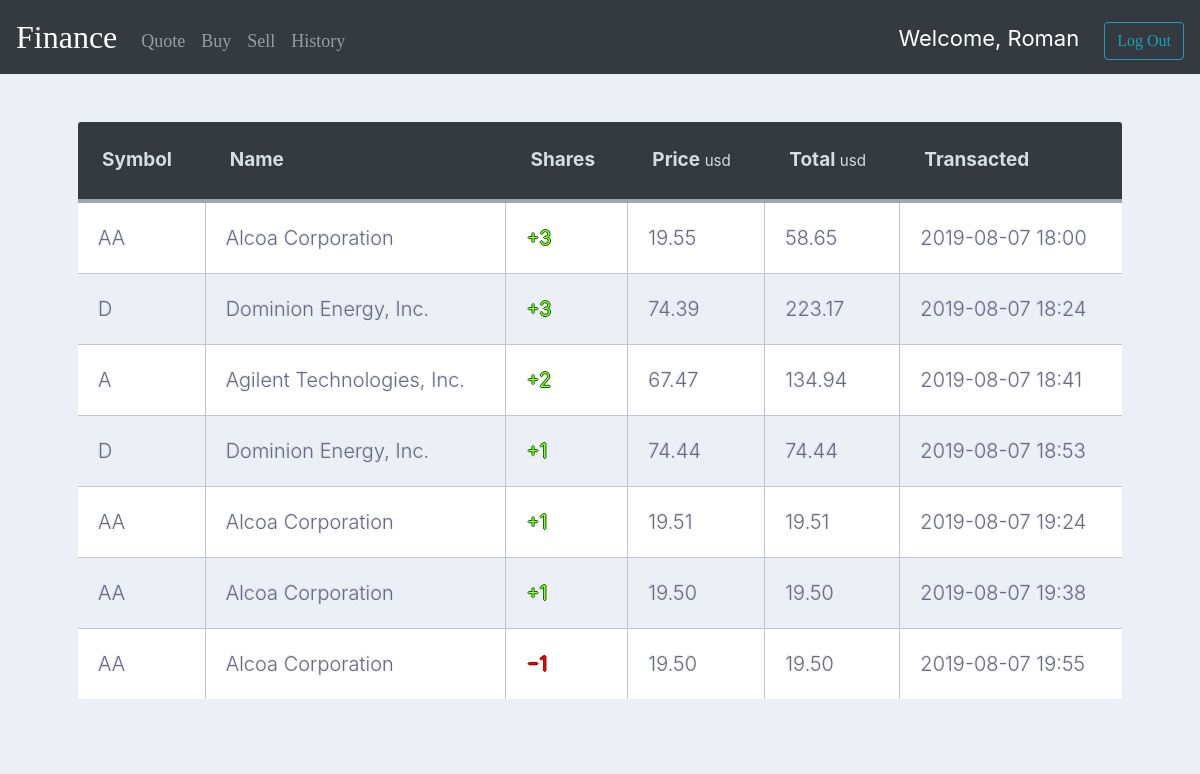
The app's page /history (signed in), older data.
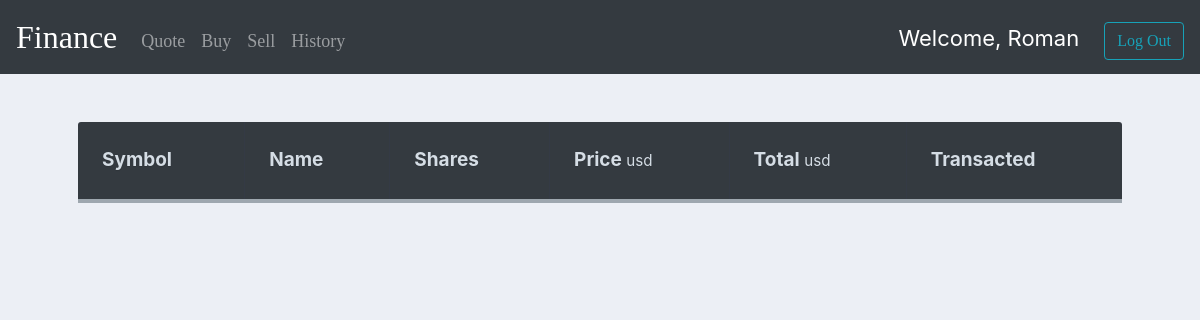
The same page, newer data.
### model.py (models this page shows, shortened)
class User(UserMixin, db.Model):
    id = db.Column(db.Integer, primary_key=True)
    username = db.Column(db.String(10), unique=True, nullable=False)
    password = db.Column(db.String(30), unique=True, nullable=False)
    cash = db.Column(db.Float)
    shares = db.relationship('Share', backref='owner')
    history = db.relationship('History', backref='owner')

class History(db.Model):
    id = db.Column(db.Integer, primary_key=True)
    symbol = db.Column(db.String(10), nullable=False)
    name = db.Column(db.String(10), nullable=False)
    number = db.Column(db.Integer, nullable=False)
    price = db.Column(db.Float, nullable=False)
    total = db.Column(db.Float, nullable=False)
    transacted = db.Column(db.String, nullable=False)
    status = db.Column(db.String, nullable=False)
    owner_id = db.Column(db.Integer, db.ForeignKey('user.id'))

### view.py (the view)
@app.route('/history', methods=['GET', 'POST'])
def history():
    user = User.query.filter_by(username=session['user_name']).first()
    return render_template('history.html', history=user.history)

### helper.py (called while the page is built)
def format_value_float(value):
    value = float(value)
    return f"{value:,.2f}"

### view.py (called while the page is built)
@login_manager.user_loader
def load_user(user_id):
    return User.query.get(int(user_id))

### templates/history.html (shortened to what this page needs)
{% extends 'base.html' %}
{% block main %}
    <div>
        <table style="width: 100%">
            <tr style="text-align:left">
                <th style="font-weight:bold">Symbol</th>
                <th style="font-weight:bold">Name</th>
                <th style="font-weight:bold">Shares</th>
                <th style="font-weight:bold">Price
                    <small>usd</small>
                </th>
                <th style="font-weight:bold">Total
                    <small>usd</small>
                </th>
                <th style="font-weight:bold">Transacted</th>
            </tr>
            {% for item in history %}
                <tr>
                    <td>{{ item.symbol }}</td>
                    <td>{{ item.name }}</td>
                    {% if item.status == 'bought' %}
                        <td id="color_buy">&plus;{{ item.number }}</td>
                    {% else %}
                        <td id="color_sell">&minus;{{ item.number }}</td>
                    {% endif %}
                    <td>{{ format_value_float(item.price) }}</td>
                    <td>{{ format_value_float(item.total) }}</td>
                    <td>{{ item.transacted }}</td>
                </tr>
            {% endfor %}
        </table>
    </div>
{% endblock %}

### templates/base.html (shortened to what this page needs)
<!DOCTYPE html>
<html lang="en">
<head>
	<link rel="stylesheet" type="text/css" href="/static/css/util.css">
	<link rel="stylesheet" type="text/css" href="/static/css/main.css">
    <link href="https://maxcdn.bootstrapcdn.com/bootstrap/4.1.3/css/bootstrap.min.css" rel="stylesheet">
    <link href="/static/styles.css" rel="stylesheet">
    <link href="/static/login.css" rel="stylesheet">
    <link rel="stylesheet" href="https://cdnjs.cloudflare.com/ajax/libs/font-awesome/4.7.0/css/font-awesome.css"/>
    <link rel="stylesheet" href="https://stackpath.bootstrapcdn.com/bootstrap/4.1.1/css/bootstrap.min.css"
/>
    <link rel="stylesheet" href="https://stackpath.bootstrapcdn.com/bootstrap/4.3.1/css/bootstrap.min.css"
>
</head>
<body>
<nav class="navbar navbar-expand-lg navbar-dark bg-dark">
    <a class="navbar-brand" href="{{ url_for('index') }}">Finance</a>
    <div class="collapse navbar-collapse" id="navbarSupportedContent">
        {% if session.user_name %}
            <ul class="navbar-nav mr-auto mt-2">
                <li class="nav-item"><a class="nav-link" href="/quote">Quote</a></li>
                <li class="nav-item"><a class="nav-link" href="/buy">Buy</a></li>
                <li class="nav-item"><a class="nav-link" href="/sell">Sell</a></li>
                <li class="nav-item"><a class="nav-link" href="/history">History</a></li>
            </ul>
            <ul class="navbar-nav ml-auto mt-2">
                <li class="welcome">Welcome, {{ session.user_name }}</li>
                <li class="nav-item"><a class="btn btn-outline-info my-2 my-sm-0" href="/logout">Log Out</a></li>
            </ul>
        {% else %}
            <ul class="navbar-nav ml-auto mt-2" id="fff">
                <li><a href="/register" role="button" class="btn btn-outline-info my-2 my-sm-0">Register</a></li>
                <li>-</li>
                <li><a href="/login" role="button" class="btn btn-outline-info my-2 my-sm-0">Log In</a></li>
            </ul>
        {% endif %}
    </div>
</nav>
<main class="container p-5">
    {% block main %}{% endblock %}
</main>
</body>
</html>

### static/css/main.css (style rules this page uses)
* { margin: 0px; padding: 0px; box-sizing: border-box; }
body, html { height: 100%; font-family: Ubuntu-Regular, sans-serif; }
a { font-family: Ubuntu-Regular; font-size: 14px; line-height: 1.7; color: #666666; margin: 0px; transition: all 0.4s; -webkit-transition: all 0.4s; -o-transition: all 0.4s; -moz-transition: all 0.4s; }
ul, li { margin: 0px; list-style-type: none; }

### static/styles.css (style rules this page uses)
nav .navbar-brand { font-size: xx-large; }
main { overflow-x: auto; text-align: center; }
.nav-link { font-size: 18px; }

### static/login.css (style rules this page uses)
.container { position: relative; z-index: 1; max-width: 300px; margin: 0 auto; }
.container:before, .container:after { content: ""; display: block; clear: both; }
body { background: #ECEFF5; background: -webkit-linear-gradient(right, #ECEFF5, #ECEFF5); background: -moz-linear-gradient(right, #ECEFF5, #ECEFF5); background: -o-linear-gradient(right, #ECEFF5, #ECEFF5); background: linear-gradient(to left, #ECEFF5, #ECEFF5); font-family: "Roboto", sans-serif; -webkit-font-smoothing: antialiased; -moz-osx-font-smoothing: grayscale; }
.welcome { color: #ffffff; font-size: 22px; margin-right: 25px; }
th { color:#D5DDE5; background: #343A40; border-bottom:4px solid #9ea7af; border-right: 1px solid #343a45; font-size:19px; font-weight: 100; padding:24px; text-align:left; text-shadow: 0 1px 1px rgba(0, 0, 0, 0.1); vertical-align:middle; }
th:first-child { border-top-left-radius:3px; }
th:last-child { border-top-right-radius:3px; border-right:none; }
tr { border-top: 1px solid #C1C3D1; border-bottom-: 1px solid #C1C3D1; color:#666B85; font-size:16px; font-weight:normal; text-shadow: 0 1px 1px rgba(256, 256, 256, 0.1); }
tr:first-child { border-top:none; }
tr:last-child { border-bottom:none; }

Row changes from the older to the newer data that the page shows:
removed History: symbol "AA", name "Alcoa Corporation", number "3", price "19.55", total "58.65", transacted "2019-08-07 18:00"
removed History: symbol "D", name "Dominion Energy, Inc.", number "3", price "74.39", total "223.17", transacted "2019-08-07 18:24"
removed History: symbol "A", name "Agilent Technologies, Inc.", number "2", price "67.47", total "134.94", transacted "2019-08-07 18:41"
removed History: symbol "D", name "Dominion Energy, Inc.", number "1", price "74.44", total "74.44", transacted "2019-08-07 18:53"
removed History: symbol "AA", name "Alcoa Corporation", number "1", price "19.51", total "19.51", transacted "2019-08-07 19:24"
removed History: symbol "AA", name "Alcoa Corporation", number "1", price "19.50", total "19.50", transacted "2019-08-07 19:38"
removed History: symbol "AA", name "Alcoa Corporation", number "1", price "19.50", total "19.50", transacted "2019-08-07 19:55"
